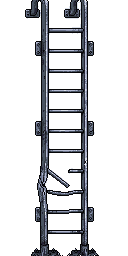
#> input picture projects/nomadgirl/assets/ladders/source/ladder_steel.png, 128 x 256 px
$ python ladder_parts.py
#> lines starting #> are read from the running program, lines starting #| are printed output that depends on the picture; after the words box and inside, x2 and y2 are one past the last pixel; in counts of white or black regions, pixels touching at a corner belong together
#!/usr/bin/env python3
"""Ladder strip (#034/#035): the middle and the broken piece come from the PixelLab ladder (strict front view), the top and the
bottom end are rebuilt from its rails in code, because the generated ones were drawn in perspective (Daniel: „nicht orthogonal,
besonders der oberste Teil“). Writes assets/ladders/ladder_steel.png, 76 px wide:
  rows   0– 38  top: rails straight up with round caps, a mounting plate
  rows  38–118  middle (repeats): mounting plate + 4 rungs, from the picture
  rows 118–198  broken piece, from the picture
  rows 198–240  bottom: rails, one rung, flat foot plates
Run: python3 tools/ladder_parts.py
"""
from pathlib import Path
import numpy as np
from PIL import Image

ROOT = Path(__file__).resolve().parent.parent / 'projects/nomadgirl/assets/ladders'
src = np.array(Image.open(ROOT / 'source/ladder_steel.png').convert('RGBA'))[:, 24:100]   # 76 wide like before
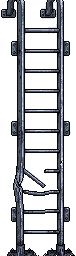
#> src: shape (256, 76, 4); mean R, G, B, A 186.7, 188.8, 193.6, 87.1; transparent parts drawn white
W = src.shape[1]
#> W = 76
OUT = '#060608'
INK = np.array([6, 6, 8, 255], np.uint8)

mid = src[38:118].copy()
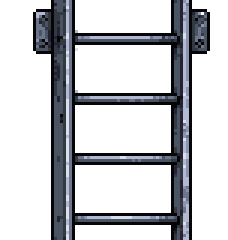
#> mid: shape (80, 76, 4) (shown 3 times larger); mean R, G, B, A 193.3, 195.2, 199.8, 79.3; transparent parts drawn white
broken = src[118:198].copy()
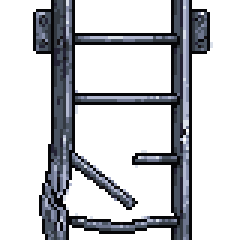
#> broken: shape (80, 76, 4) (shown 3 times larger); mean R, G, B, A 190.3, 192.2, 197.1, 83; transparent parts drawn white
rails_row = src[60].copy()          # a row between two rungs and outside the plates: just the two rails
#> rails_row = 76 rows, first 6: [255, 255, 255, 0], [255, 255, 255, 0], [255, 255, 255, 0], [255, 255, 255, 0], [255, 255, 255, 0], [255, 255, 255, 0]
plate = src[41:56].copy()           # the mounting plate rows (plates left and right of the rails + rails)
rung = src[68:74].copy()            # one rung with the rails (no plate beside it)

opaque = rails_row[:, 3] > 0
cols = np.where(opaque)[0]
#> cols = [17, 18, 19, 20, 21, 22, 23, 24, 57, 58, 59, 60, 61, 62, 63]
# the two rails: runs of opaque columns
runs, start = [], cols[0]
#> runs = []; start = 17
for a, b in zip(cols, cols[1:]):
    if b != a + 1: runs.append((start, a)); start = b
#> this loop made 14 passes
#> (a, b, start) on pass 8: (24, 57, 57)
#> (a, b) on passes 1 to 6: (17, 18), (18, 19), (19, 20), (20, 21), (21, 22), (22, 23)
#> after the loop, runs = [(17, 24)]
runs.append((start, cols[-1]))
rails = [r for r in runs if r[1] - r[0] >= 2][:2]
#> rails = [(17, 24), (57, 63)]

def body(h):
#> called with h = 38
    return np.repeat(rails_row[None, :, :], h, axis=0)

# top: 38 rows of rails, a plate at rows 14–29, caps at the very top (outline, light, rail colours)
top = body(38)
top[14:14 + plate.shape[0]] = plate
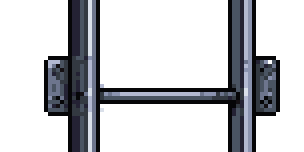
#> top: shape (38, 76, 4) (shown 4 times larger); mean of channels 0, 1, 2, 3 194.8, 196.5, 200.9, 77.3; transparent parts drawn white
for x0, x1 in rails:
    top[0:2, :][:, x0:x1 + 1] = 0               # rounded: the corners fall away
    top[0, x0 + 1:x1] = INK
    top[1, x0:x1 + 1] = INK
    top[2, x0 + 1:x1] = rails_row[x0 + 1:x1]
    top[2, x0] = INK; top[2, x1] = INK
#> this loop made 2 passes
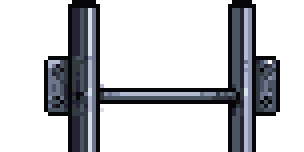
#> top: shape (38, 76, 4) (shown 4 times larger); 0.9% of pixels changed, all inside (x1, y1, x2, y2) = (17, 0, 64, 2); transparent parts drawn white

# bottom: 42 rows: rails, a plate, a rung, flat foot plates (5 rows, 3 px wider than the rail on both sides)
bottom = body(42)
bottom[6:6 + plate.shape[0]] = plate
bottom[26:26 + rung.shape[0]] = rung
light, mid_c, dark = np.array([179, 185, 209, 255], np.uint8), np.array([109, 117, 141, 255], np.uint8), np.array([74, 84, 98, 255], np.uint8)
for x0, x1 in rails:
    a, b = max(0, x0 - 4), min(W - 1, x1 + 4)
    bottom[36:42, a:b + 1] = INK
    bottom[37, a + 1:b] = light
    bottom[38:40, a + 1:b] = mid_c
    bottom[40, a + 1:b] = dark
    for bx in (a + 2, b - 2): bottom[38, bx] = INK   # bolts
#> this loop made 2 passes
#> (x0, x1, a, b) on passes 1 to 2: (17, 24, 13, 28), (57, 63, 53, 67)
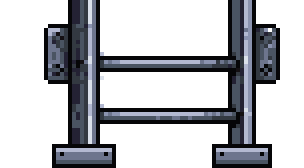
#> bottom: shape (42, 76, 4) (shown 4 times larger); mean of channels 0, 1, 2, 3 183.1, 185.1, 190.3, 92.7; transparent parts drawn white

strip = np.concatenate([top, mid, broken, bottom], axis=0)
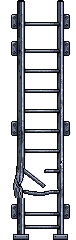
#> strip: shape (240, 76, 4); mean of channels 0, 1, 2, 3 190.6, 192.6, 197.2, 82.5; transparent parts drawn white
Image.fromarray(strip).save(ROOT / 'ladder_steel.png')
print('ladder_steel', strip.shape[1], 'x', strip.shape[0], 'rails', rails)
#| ladder_steel 76 x 240 rails [(17, 24), (57, 63)]
